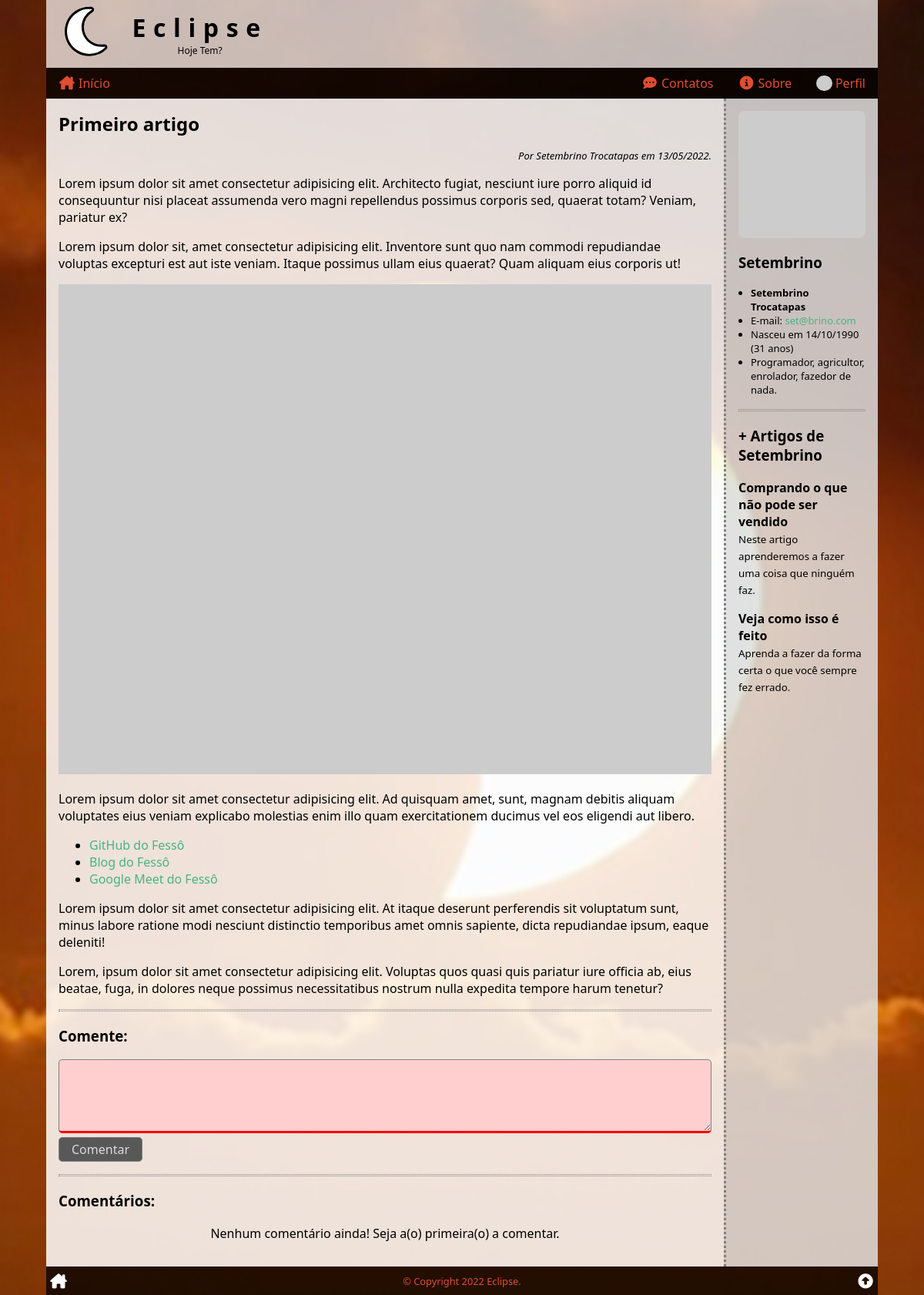
Screenshot of /ler/?id=1 (signed in) with the database file from the repository.
### tables this page shows
CREATE TABLE articles (
    art_id INT PRIMARY KEY AUTO_INCREMENT,
    art_title VARCHAR(127),
    art_intro VARCHAR(255),
    art_thumb VARCHAR(255),
    art_content TEXT,
    art_author INT,
    art_date TIMESTAMP DEFAULT CURRENT_TIMESTAMP,
    art_views int default '0',
    art_status ENUM('on', 'off', 'deleted') DEFAULT 'on',
    FOREIGN KEY (art_author) REFERENCES users (user_id)
);

CREATE TABLE users (
    user_id INT PRIMARY KEY AUTO_INCREMENT,
    user_name VARCHAR(255),
    user_email VARCHAR(255),
    user_birth DATE,
    user_photo VARCHAR(255),
    user_date TIMESTAMP DEFAULT CURRENT_TIMESTAMP,
    user_profile TEXT,
    user_password VARCHAR(255),
    user_type ENUM('user', 'author', 'admin') DEFAULT 'user',
    user_status ENUM('on', 'off', 'deleted') DEFAULT 'on'
);

### _config.php (called while the page is built, shortened)
<?php
function get_years_old($birth)
{
    $n = array(date('Y'), date('m'), date('d'));
    $b = explode('-', $birth);
    $yo = $n[0] - $b[0];
    if ($n[1] < $b[1]) {
        $yo--;
    } elseif ($n[1] == $b[1] and $n[2] <= $b[2]) {
        $yo--;
    }
    return $yo;
}

### ler/index.php (the view, shortened to what this page needs)
<?php
require($_SERVER['DOCUMENT_ROOT'] . '/_config.php');
$comment_list = '';
if (isset($_GET['id'])) $id = intval($_GET['id']);
else $id = 0;
$sql = <<<SQL
SELECT *,
	    -- DATE_FORMAT(art_date, '%d/%m/%Y às %H:%i') AS date_br,
        DATE_FORMAT(art_date, '%d/%m/%Y') AS date_br,
        DATE_FORMAT(user_birth, '%d/%m/%Y') AS birth_br
    FROM `articles`
INNER JOIN `users` ON art_author = user_id
WHERE art_id = '{$id}'
    AND art_status = 'on'
    AND art_date <= NOW();
SQL;
$res = $conn->query($sql);
$artigo = $res->fetch_assoc();
$html_article = <<<HTML
<h2>{$artigo['art_title']}</h2>
<div class="author-date">
    Por {$artigo['user_name']} em {$artigo['date_br']}.
</div>
<div>{$artigo['art_content']}</div>
HTML;
$nome = explode(' ', $artigo['user_name'])[0];
$idade = get_years_old($artigo['user_birth']);
$html_author = <<<HTML
<div class="author-meta">
    <img src="{$artigo['user_photo']}" alt="{$artigo['user_name']}">
    <h3>{$nome}</h3>
    <ul>
        <li><strong>{$artigo['user_name']}</strong></li>
        <li>E-mail: <a href="mailto:{$artigo['user_email']}" target="_blank">{$artigo['user_email']}</a></li>
        <li>Nasceu em {$artigo['birth_br']} ({$idade} anos)</li>
        <li>{$artigo['user_profile']}</li>
    </ul>
</div>
HTML;
$sql = <<<SQL
SELECT art_id, art_title, art_intro
FROM `articles`
WHERE art_author = '{$artigo['user_id']}'
    AND art_id != '{$artigo['art_id']}'
	AND art_status = 'on'
    AND art_date <= NOW()
ORDER BY RAND()
LIMIT 4;
SQL;
$res = $conn->query($sql);
if ($res->num_rows > 0) :
    $html_author .= <<<HTML
<div class="author-articles">
    <hr class="divider">
    <h3>+ Artigos de {$nome}</h3>
HTML;
    while ($mais_artigos = $res->fetch_assoc()) :
        $html_author .= <<<HTML
    <div class="author-article" onclick="location.href='/ler/?id={$mais_artigos['art_id']}'">
        <h4>{$mais_artigos['art_title']}</h4>
        <small>{$mais_artigos['art_intro']}</small>
    </div>
HTML;
    endwhile;
    $html_author .= "</div>";
endif;
$sql = <<<SQL
SELECT comments.*, users.user_name, users.user_photo,
DATE_FORMAT(cmt_date, '%d/%m/%Y às %H:%i') AS cmt_date_br
 FROM comments
 INNER JOIN users ON cmt_author = user_id
WHERE cmt_article = '{$id}'
AND cmt_status = 'on'
ORDER BY cmt_date DESC;
SQL;
$res = $conn->query($sql);
if ($res->num_rows > 0) :
    while ($cmt = $res->fetch_assoc()) :
        $comment_list .= <<<HTML
     <div class="comment">
        <div class="comment-meta">
            Por {$cmt['user_name']} em {$cmt['cmt_date_br']}.
        </div>
        {$cmt['cmt_comment']}
     </div>
HTML;
    endwhile;
else :
    $comment_list = '<p class="text-center">Nenhum comentário ainda! Seja a(o) primeira(o) a comentar.</p>';
endif;
if (isset($_COOKIE['user']))
    $comment_form = true;
else
    $comment_form = false;
require($_SERVER['DOCUMENT_ROOT'] . '/_header.php');
?>
<section>
    <?php
    echo $html_article;
    ?>
    <hr class="divider">
    <?php if ($comment_form) : ?>
        <h3>Comente:</h3>
        <form action="<?php echo htmlspecialchars($_SERVER["PHP_SELF"]) . '?id=' . $id; ?>" method="post">
            <p>
                <textarea name="comment" id="comment" required></textarea>
                <button type="submit">Comentar</button>
            </p>
        </form>
        <hr class="divider">
    <?php endif; ?>
    <h3>Comentários:</h3>
    <?php echo $comment_list; ?>
</section>
<aside>
    <?php
    echo $html_author;
    ?>
</aside>
<?php
require($_SERVER['DOCUMENT_ROOT'] . '/_footer.php');

### ler/style.css (style rules this page uses)
.author-date { margin-top: 1rem; font-size: small; text-align: right; font-style: italic; }
section img { width: 100%; max-width: auto; }
.author-meta img { display: block; width: 100%; max-width: 200px; margin: auto; border-radius: .5rem; }
.author-meta ul { font-size: small; margin: 0; padding-left: 1rem; }
.author-article { cursor: pointer; margin-bottom: 1rem; }
.author-article:last-child { margin-bottom: 0; }
.author-article h4 { margin: 0; }

### style.css (style rules this page uses)
* { box-sizing: border-box; outline: none; transition: .2s; }
html, body { position: relative ; width: 100%; height: 100%; padding: 0; margin: 0; font-family: 'Segoe UI', Tahoma, Geneva, Verdana, sans-serif; font-size: 16px; }
a { color: rgb(70, 180, 129); text-decoration: none; }
header, nav, section, article, main, aside, footer { display: block; }
body { background-color: rgb(170, 170, 170); background-attachment: fixed; background-image: url('/img/FotoEclipse.jpg'); background-position: center; background-repeat: no-repeat; background-size: cover; }
.wrap>main>section, .wrap>main>aside { padding: 1rem; }
.wrap>main>section { flex-grow: 1; background-color: rgba(255, 255, 255, .85); }
.wrap>main>aside { border-top: 3px dotted grey; background: rgba(224, 224, 224, .85); }
.wrap>main>section>h2:first-child, .wrap>main>aside>h3:first-child { margin: 0; }
.text-center { text-align: center; }
hr.divider { border: none; border-top: 1px dotted grey; border-bottom: 1px dotted grey; height: 3px; margin: 1rem 0; }
form input, form textarea, form button, form button[onclick] { font-family: inherit; font-size: inherit; padding: .25rem .5rem; border: 1px solid grey; border-radius: .3rem; }
form input, form textarea { width: 100%; }
form textarea { height: 6rem; resize: vertical; }
form button, form button[onclick] { background: steelblue; color: white; cursor: pointer; padding-left: 1rem; padding-right: 1rem; }
form input:invalid, form textarea:invalid { background: rgb(255, 207, 207); border-bottom: 3px solid red; }
form:invalid button { background: rgb(88, 88, 88); color: rgb(219, 219, 219); cursor: not-allowed; }
@media (min-width: 768px) { .wrap>main>aside { border-top: none; border-left: 3px dotted grey; flex: 0 0 200px; } }

### rows the page displays
articles: art_title "Primeiro artigo", art_author.user_name "Setembrino Trocatapas", art_content "Lorem ipsum dolor sit amet consectetur adipisicing elit. Architecto fugiat, nesciunt iure porro aliquid id consequuntur nisi placeat assumenda vero magni repellendus possimus corporis sed, quaerat totam? Veniam, pariatur ex? Lorem ipsum dolor sit, amet consectetur adipisicing elit. Inventore sunt quo nam commodi repudiandae voluptas excepturi est aut iste veniam. Itaque possimus ullam eius quaerat? Quam aliquam eius corporis ut! Lorem ipsum dolor sit amet consectetur adipisicing elit. Ad quisquam amet, sunt, magnam debitis aliquam voluptates eius veniam explicabo molestias enim illo quam exercitationem ducimus vel eos eligendi aut libero. GitHub do Fessô Blog do Fessô Google Meet do Fessô…", art_author.user_name "Setembrino", art_author.user_email "set@brino.com", art_author.user_birth "31", art_author.user_profile "Programador, agricultor, enrolador, fazedor de nada."
articles: art_title "Comprando o que não pode ser vendido", art_intro "Neste artigo aprenderemos a fazer uma coisa que ninguém faz."
articles: art_title "Veja como isso é feito", art_intro "Aprenda a fazer da forma certa o que você sempre fez errado."

### other values shown
$artigo['date_br'] "13/05/2022"
$artigo['birth_br'] "14/10/1990"
